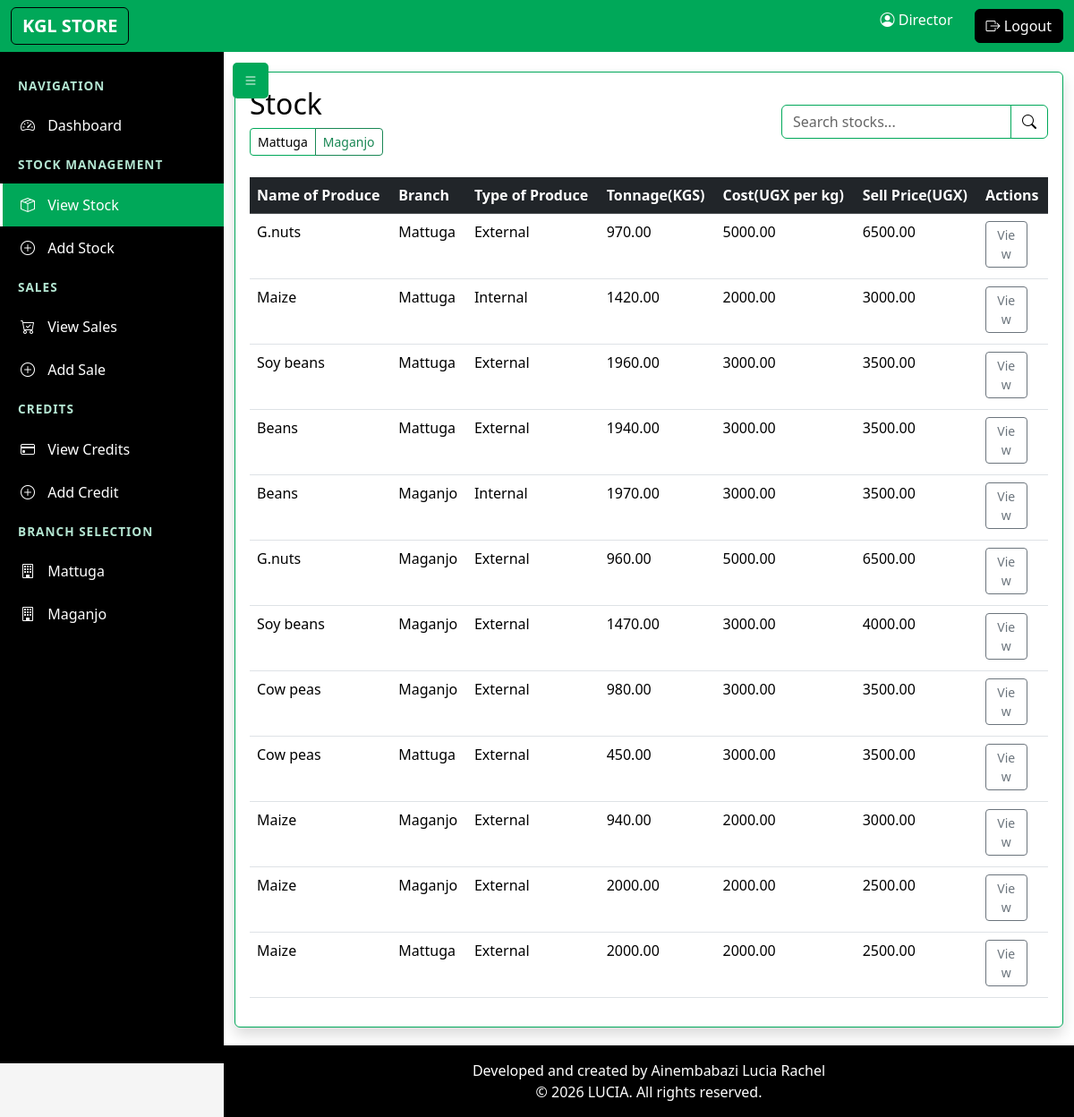
Screenshot of /stock/ (signed in) with the database file from the repository.
### kglapp/models.py (models this page shows, shortened)
class UserProfile(AbstractUser):
    USERNAME_FIELD = 'username'
    REQUIRED_FIELDS = ['email']
    phone_number = models.CharField(max_length=15, null=False, blank=False)
    address = models.TextField(null=False, blank=False)
    contact = models.CharField(max_length=20, blank=True)
    gender = models.CharField(max_length=10, null=False, blank=False)
    role = models.CharField(max_length=20, choices=[
        ('manager', 'Manager'),
        ('director', 'Director'),
        ('sales_agent', 'Sales Agent')
    ], default='manager')
    branch = models.CharField(max_length=100, null=True, blank=True, choices=[
        ('Mattuga', 'Mattuga'),
        ('Maganjo', 'Maganjo'),
    ])
    date_joined = models.DateTimeField(default=timezone.now)

class Stock(models.Model):
    name_of_produce = models.CharField(max_length=100, null=False, blank=False)
    branch = models.CharField(max_length=100, null=False, blank=False, default='Mattuga', choices=[
        ('Mattuga', 'Mattuga'),
        ('Maganjo', 'Maganjo'),
    ])
    type_of_produce = models.CharField(max_length=50, null=False, blank=False)
    date_of_arrival = models.DateField(auto_now_add=True,null=False, blank=False)
    time_of_arrival = models.TimeField(auto_now_add=True,null=False, blank=False)
    tonnage = models.DecimalField(max_digits=10, decimal_places=2, null= False, blank=False)
    name_of_dealer = models.CharField(max_length=100, null=False, blank=False)
    cost = models.DecimalField(max_digits=12, decimal_places=2, null=False, blank=False)
    contact = models.CharField(max_length=20, null=False, blank=False)
    sell_price = models.DecimalField(max_digits=12, decimal_places=2, null=False, blank=False)
    @classmethod
    def search(cls, query=None, branch=None):
        queryset = cls.objects.all()
        if branch:
            queryset = queryset.filter(branch=branch)
        if query:
            queryset = queryset.filter(
                models.Q(name_of_produce__icontains=query) |
                models.Q(type_of_produce__icontains=query) |
                models.Q(name_of_dealer__icontains=query)
            )
        return queryset

### kglapp/views.py (the view)
# urls.py: path('stock/', views.all_stock, name='all_stock'),
@login_required
@has_role(['manager', 'director'])
def all_stock(request):
    branch = request.GET.get('branch')
    search_query = request.GET.get('q', '')
    if request.user.role == 'manager':
        stocks = Stock.search(query=search_query, branch=request.user.branch)
        branch = request.user.branch
    elif request.user.role == 'director':
        if branch in ['Mattuga', 'Maganjo']:
            stocks = Stock.search(query=search_query, branch=branch)
        else:
            stocks = Stock.search(query=search_query)
    return render(request, 'all_stock.html', {
        'stocks': stocks,
        'current_branch': branch,
        'search_query': search_query
    })

### kglapp/views.py (called while the page is built)
def has_role(roles):
    def check_role(user):
        if not user.is_authenticated:
            return False
        if user.is_superuser:
            return True
        if isinstance(roles, str):
            return user.role == roles
        return user.role in roles
    return user_passes_test(check_role)

### kglapp/templates/all_stock.html (shortened to what this page needs)
{% extends 'base.html' %}
{% block content %}
<div class="card shadow">
    <div class="card-body">
        <div class="d-flex justify-content-between align-items-center mb-4">
            <div>
                <h2 class="card-title mb-0">Stock {% if current_branch %}- {{ current_branch }} Branch{% endif %}</h2>
                {% if user.role == 'director' %}
                    {% if current_branch %}
                    <a href="{% url 'all_stock' %}" class="btn btn-sm btn-outline-secondary mt-2">View All Branches</a>
                    {% else %}
                    <div class="btn-group mt-2">
                        <a href="{% url 'all_stock' %}?branch=Mattuga" class="btn btn-sm btn-outline-primary">Mattuga</a>
                        <a href="{% url 'all_stock' %}?branch=Maganjo" class="btn btn-sm btn-outline-success">Maganjo</a>
                    </div>
                    {% endif %}
                {% endif %}
            </div>
            <div class="d-flex align-items-center gap-3">
                <form class="d-flex" method="get">
                    <div class="input-group">
                        <input type="text" name="q" class="form-control" placeholder="Search stocks..." value="{{ search_query }}" aria-label="Search">
                        <button class="btn btn-outline-primary" type="submit">
                            <i class="bi bi-search"></i>
                        </button>
                    </div>
                </form>
            </div>
        </div>
        <div class="table-responsive">
            <table class="table table-hover">
                <thead class="table-dark">
                    <tr>
                        <th>Name of Produce</th>
                        {% if user.role == 'director' %}<th>Branch</th>{% endif %}
                        <th>Type of Produce</th>
                        <th>Tonnage(KGS)</th>
                        <th>Cost(UGX per kg)</th>
                        <th>Sell Price(UGX)</th>
                        <th>Actions</th>
                    </tr>
                </thead>
                <tbody>
                    {% for item in stocks %}
                    <tr>
                        <td>{{ item.name_of_produce }}</td>
                        {% if user.role == 'director' %}<td>{{ item.branch }}</td>{% endif %}
                        <td>{{ item.type_of_produce }}</td>
                        <td>{{ item.tonnage }}</td>
                        <td>{{ item.cost }}</td>
                        <td>{{ item.sell_price }}</td>
                        <td>
                            <a href="{% url 'view_stock' item.id %}" class="btn btn-sm btn-outline-secondary w-75 mb-1">View</a>
                        </td>
                    </tr>
                    {% empty %}
                    <tr>
                        <td colspan="{% if user.role == 'director' %}7{% else %}6{% endif %}" class="text-center">No stock items available</td>
                    </tr>
                    {% endfor %}
                </tbody>
            </table>
        </div>
    </div>
</div>
{% endblock %}

### kglapp/templates/base.html (shortened to what this page needs)
<!DOCTYPE html>
<html lang="en">
<head>
    {% load django_bootstrap5 %}
    {% load crispy_forms_tags %}
    {% bootstrap_css %}
    <link rel="stylesheet" href="https://cdn.jsdelivr.net/npm/bootstrap-icons@1.11.3/font/bootstrap-icons.min.css">
</head>
<body>
    <nav class="navbar navbar-expand-lg navbar-dark bg-primary mb-4">
        <div class="container-fluid">
            <a class="navbar-brand btn btn-dark" href="{% url 'dashboard' %}">KGL STORE</a>
            <div class="collapse navbar-collapse" id="navbarNav">
                <ul class="navbar-nav ms-auto">
                    <li class="nav-item">
                        <span class="navbar-text me-3">
                            <i class="bi bi-person-circle"></i> {{ user.username }}
                        </span>
                    </li>
                    <li class="nav-item">
                        <form method="POST" action="{% url 'logout' %}" class="d-inline">
                            <button type="submit" class="btn btn-dark ms-2">
                                <i class="bi bi-box-arrow-right"></i> Logout
                            </button>
                        </form>
                    </li>
                </ul>
            </div>
        </div>
    </nav>
    <button class="sidebar-toggle" id="sidebarToggle" onclick="toggleSidebar()">
        <i class="bi bi-list"></i>
    </button>
    <div class="sidebar" id="sidebar">
        <div class="sidebar-section">Navigation</div>
        <a href="{% url 'dashboard' %}" class="sidebar-link">
            <i class="bi bi-speedometer2"></i> Dashboard
        </a>
        {% if user_role == 'manager' or user_role == 'director' %}
        <div class="sidebar-section">Stock Management</div>
        <a href="{% url 'all_stock' %}{% if current_branch and user_role == 'director' %}?branch={{ current_branch }}{% endif %}" class="sidebar-link">
            <i class="bi bi-box-seam"></i> View Stock
        </a>
        <a href="{% url 'add_stock' %}{% if current_branch and user_role == 'director' %}?branch={{ current_branch }}{% endif %}" class="sidebar-link">
            <i class="bi bi-plus-circle"></i> Add Stock
        </a>
        {% endif %}
        <div class="sidebar-section">Sales</div>
        <a href="{% url 'all_sales' %}{% if current_branch and user_role == 'director' %}?branch={{ current_branch }}{% endif %}" class="sidebar-link">
            <i class="bi bi-cart-check"></i> View Sales
        </a>
        <a href="{% url 'add_sale' %}{% if current_branch and user_role == 'director' %}?branch={{ current_branch }}{% endif %}" class="sidebar-link">
            <i class="bi bi-plus-circle"></i> Add Sale
        </a>
        <div class="sidebar-section">Credits</div>
        <a href="{% url 'all_credits' %}{% if current_branch and user_role == 'director' %}?branch={{ current_branch }}{% endif %}" class="sidebar-link">
            <i class="bi bi-credit-card"></i> View Credits
        </a>
        <a href="{% url 'add_credit' %}{% if current_branch and user_role == 'director' %}?branch={{ current_branch }}{% endif %}" class="sidebar-link">
            <i class="bi bi-plus-circle"></i> Add Credit
        </a>
        {% if user_role == 'director' %}
        <div class="sidebar-section">Branch Selection</div>
        <a href="{% url 'dashboard' %}?branch=Mattuga" class="sidebar-link">
            <i class="bi bi-building"></i> Mattuga
        </a>
        <a href="{% url 'dashboard' %}?branch=Maganjo" class="sidebar-link">
            <i class="bi bi-building"></i> Maganjo
        </a>
        {% endif %}
    </div>
    <div class="main-content" id="mainContent">
        <div class="container-fluid">
            {% block content %}
            {% endblock %}
        </div>
    </div>
    <footer class="footer py-3 bg-dark text-white" id="footer">
        <div class="container text-center">
            <p class="mb-0">Developed and created by Ainembabazi Lucia Rachel</p>
            <p class="mb-0">&copy; {% now "Y" %} LUCIA. All rights reserved.</p>
        </div>
    </footer>
</body>
</html>

### rows the page displays
UserProfile: username "Director"
Stock: name_of_produce "G.nuts", branch "Mattuga", type_of_produce "External", tonnage "970.00", cost "5000.00", sell_price "6500.00"
Stock: name_of_produce "Maize", branch "Mattuga", type_of_produce "Internal", tonnage "1420.00", cost "2000.00", sell_price "3000.00"
Stock: name_of_produce "Soy beans", branch "Mattuga", type_of_produce "External", tonnage "1960.00", cost "3000.00", sell_price "3500.00"
Stock: name_of_produce "Beans", branch "Mattuga", type_of_produce "External", tonnage "1940.00", cost "3000.00", sell_price "3500.00"
Stock: name_of_produce "Beans", branch "Maganjo", type_of_produce "Internal", tonnage "1970.00", cost "3000.00", sell_price "3500.00"
Stock: name_of_produce "G.nuts", branch "Maganjo", type_of_produce "External", tonnage "960.00", cost "5000.00", sell_price "6500.00"
Stock: name_of_produce "Soy beans", branch "Maganjo", type_of_produce "External", tonnage "1470.00", cost "3000.00", sell_price "4000.00"
Stock: name_of_produce "Cow peas", branch "Maganjo", type_of_produce "External", tonnage "980.00", cost "3000.00", sell_price "3500.00"
Stock: name_of_produce "Cow peas", branch "Mattuga", type_of_produce "External", tonnage "450.00", cost "3000.00", sell_price "3500.00"
Stock: name_of_produce "Maize", branch "Maganjo", type_of_produce "External", tonnage "940.00", cost "2000.00", sell_price "3000.00"
Stock: name_of_produce "Maize", branch "Maganjo", type_of_produce "External", tonnage "2000.00", cost "2000.00", sell_price "2500.00"
Stock: name_of_produce "Maize", branch "Mattuga", type_of_produce "External", tonnage "2000.00", cost "2000.00", sell_price "2500.00"
